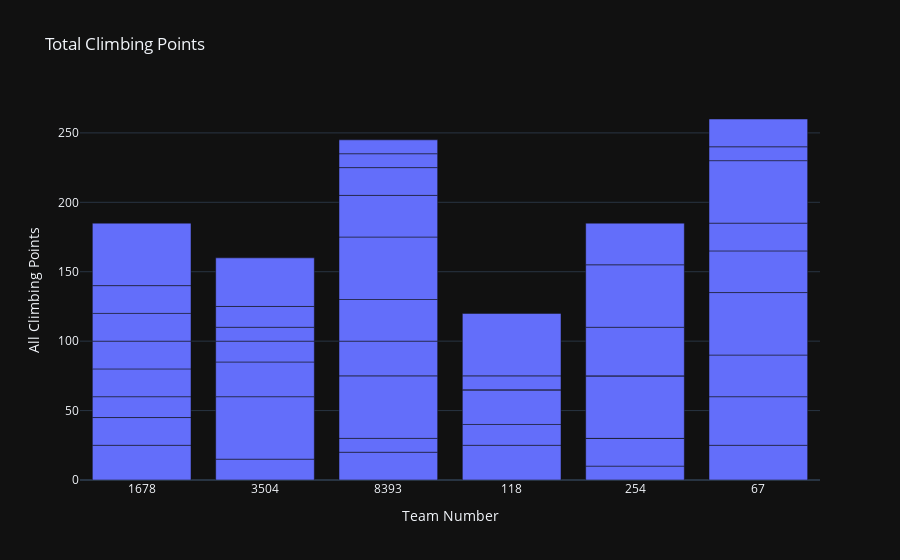
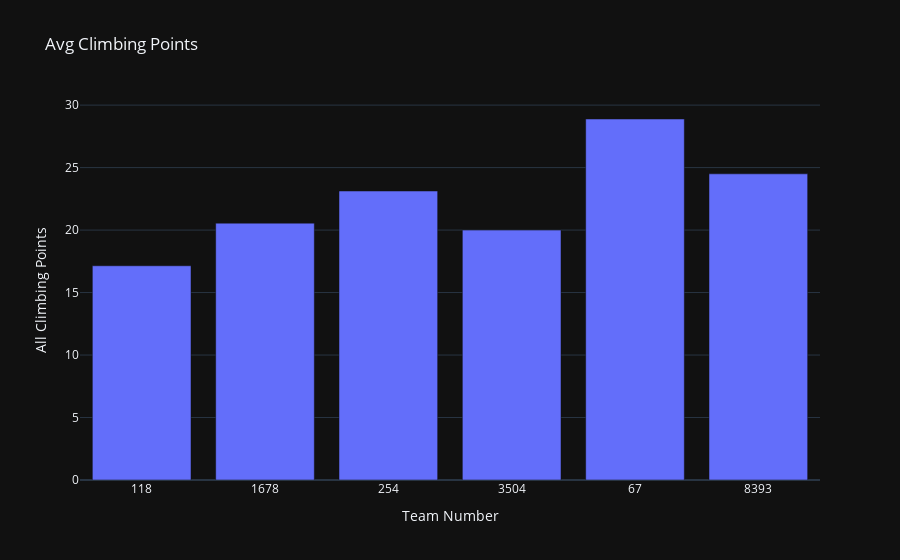

The notebook cell saved with these charts, in order:
### Code cell
teams = get_Teams_in_Match()

match_data = scouted_data.loc[scouted_data["Team Number"].isin(teams)].reset_index()
match_data["Auto Climbing Status"] = match_data["Auto Climbing Status"].fillna(False)
if match_data["Auto Climbing Status"].dtype == 'object':
    match_data["Auto Climbing Status"] = match_data["Auto Climbing Status"].astype(str).str.lower().isin(['true', '1', 'yes'])
match_data["Auto Climb Points"] = match_data["Auto Climbing Status"].apply(lambda x: 15 if x else 0)

def convert_endgame_to_teleop(level):
    if pd.isna(level):
        return 0
    level_str = str(level).upper().strip()
    if level_str == "L1":
        return 10
    elif level_str == "L2":
        return 20
    elif level_str == "L3":
        return 30
    else:
        return 0

match_data["Endgame Teleop Points"] = match_data["Endgame Climbing Level"].apply(convert_endgame_to_teleop)

match_data["All Climbing Points"] = match_data["Auto Climb Points"] + match_data["Endgame Teleop Points"]
print(match_data)

# fix this (dividing but one more than the number of matches a team is in)
avg_match_data = match_data.groupby("Team Number").mean(numeric_only = True).reset_index()
print(avg_match_data)
fig = px.bar(match_data, x = "Team Number", y = "All Climbing Points", title = "Total Climbing Points")
fig.show()

fig = px.bar(avg_match_data, x = "Team Number", y = "All Climbing Points", title = "Avg Climbing Points")
fig.show()

### Figure 1 — Plotly figure (JSON) as saved in the notebook; plotly's stock layout.template omitted (floating-point values rounded to 4 significant figures)
{"data": [{"hovertemplate": "Team Number=%{x}<br>All Climbing Points=%{y}<extra></extra>", "legendgroup": "", "marker": {"color": "#636efa", "pattern": {"shape": ""}}, "name": "", "orientation": "v", "showlegend": false, "textposition": "auto", "x": ["1678", "3504", "8393", "118", "254", "67", "8393", "67", "118", "1678", "3504", "67", "3504", "8393", "254", "1678", "67", "1678", "254", "8393", "254", "1678", "8393", "3504", "8393", "254", "118", "3504", "67", "8393", "118", "3504", "67", "1678", "1678", "8393", "254", "67", "118", "8393", "67", "1678", "118", "254", "3504", "3504", "254", "67", "1678", "8393", "118"], "xaxis": "x", "y": [25, 15, 20, 25, 10, 25, 10, 35, 15, 20, 45, 30, 25, 45, 20, 0, 45, 15, 0, 25, 45, 20, 30, 15, 45, 0, 25, 10, 30, 30, 0, 15, 20, 20, 20, 20, 35, 45, 0, 10, 10, 20, 10, 45, 0, 35, 30, 20, 45, 10, 45], "yaxis": "y", "type": "bar"}], "layout": {"xaxis": {"anchor": "y", "domain": [0.0, 1.0], "title": {"text": "Team Number"}}, "yaxis": {"anchor": "x", "domain": [0.0, 1.0], "title": {"text": "All Climbing Points"}}, "legend": {"tracegroupgap": 0}, "title": {"text": "Total Climbing Points"}, "barmode": "relative"}}

### Figure 2 — Plotly figure (JSON) as saved in the notebook; plotly's stock layout.template omitted (floating-point values rounded to 4 significant figures)
{"data": [{"hovertemplate": "Team Number=%{x}<br>All Climbing Points=%{y}<extra></extra>", "legendgroup": "", "marker": {"color": "#636efa", "pattern": {"shape": ""}}, "name": "", "orientation": "v", "showlegend": false, "textposition": "auto", "x": ["118", "1678", "254", "3504", "67", "8393"], "xaxis": "x", "y": [17.14, 20.56, 23.12, 20.0, 28.89, 24.5], "yaxis": "y", "type": "bar"}], "layout": {"xaxis": {"anchor": "y", "domain": [0.0, 1.0], "title": {"text": "Team Number"}}, "yaxis": {"anchor": "x", "domain": [0.0, 1.0], "title": {"text": "All Climbing Points"}}, "legend": {"tracegroupgap": 0}, "title": {"text": "Avg Climbing Points"}, "barmode": "relative"}}
